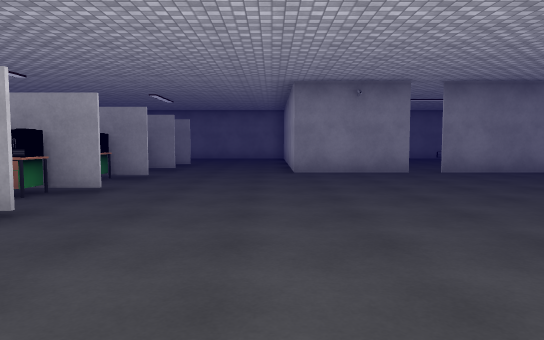
view 1 (above)

24 first-person views from a walk through a scene from a Unity 3-D project. The camera is 1.3 m above the floor, tilts 4° down and sees 70° across. The floor is counted in squares, 2 m on a side. Each view is taken from the middle of a square. On the plan, view 1 faces up. The plan holds only what a view shows up to about 11 squares ahead; the rest is blank. The place goes on beyond the plan. The player is left out. Some animated figures are not drawn. Some surface patterns are stand-ins.

view 2
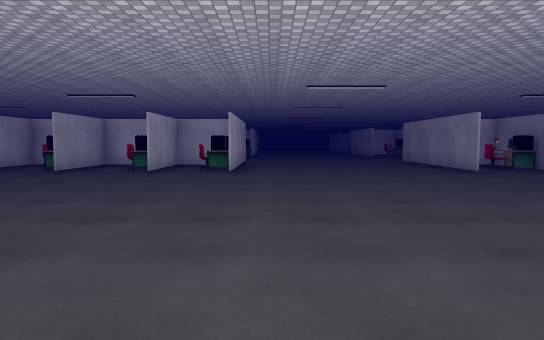

view 3
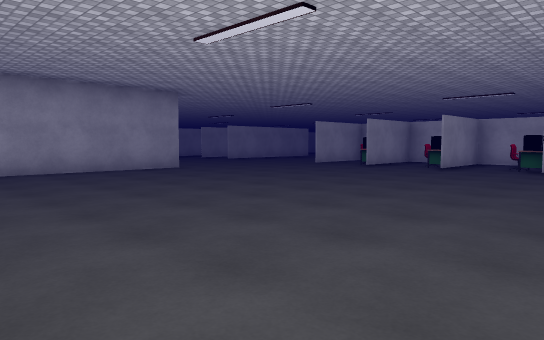

view 4
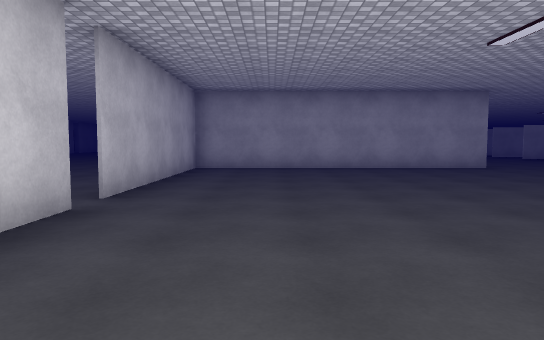

view 5
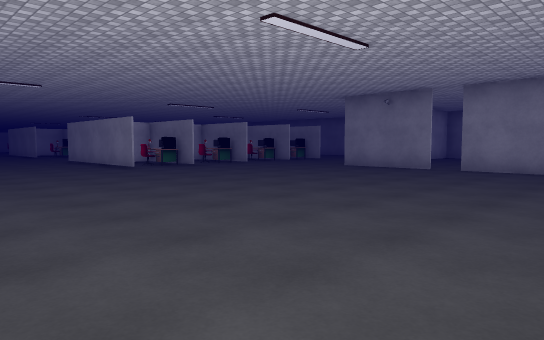

view 6
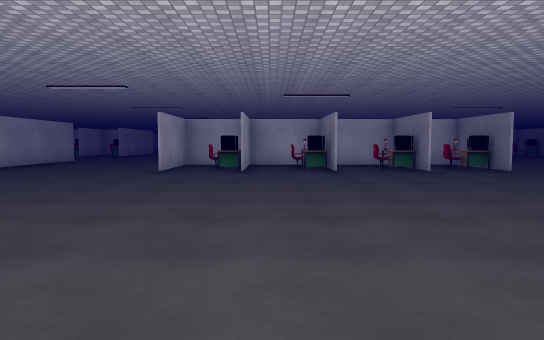

view 7
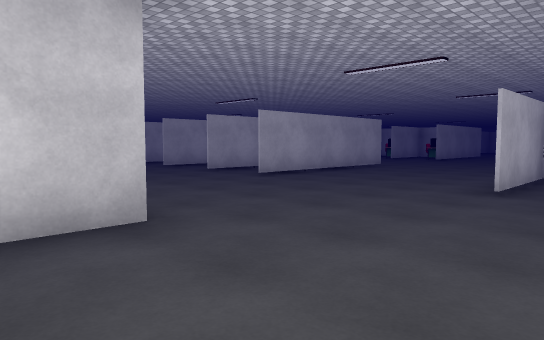

view 8
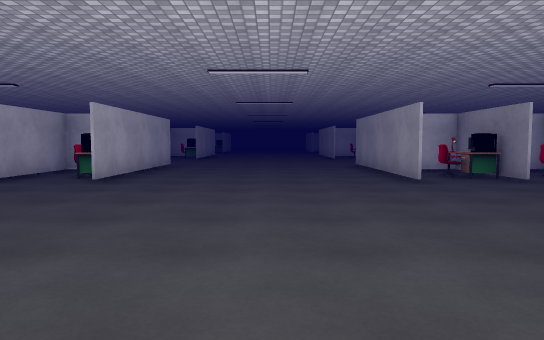

view 9
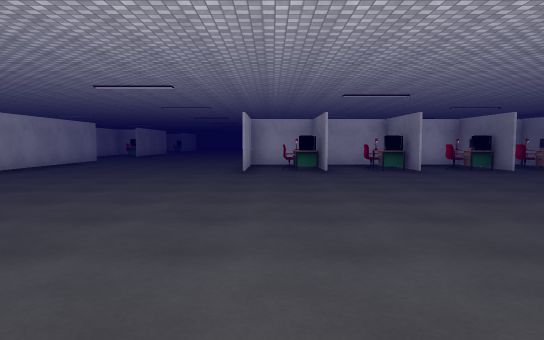

view 10
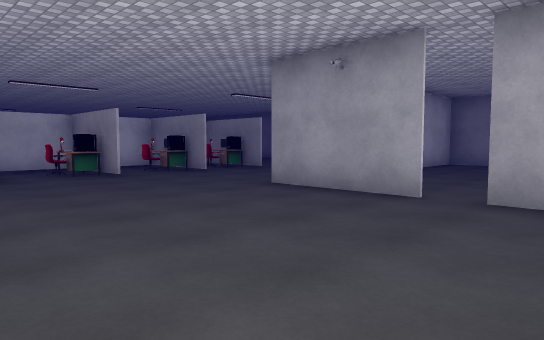

view 11
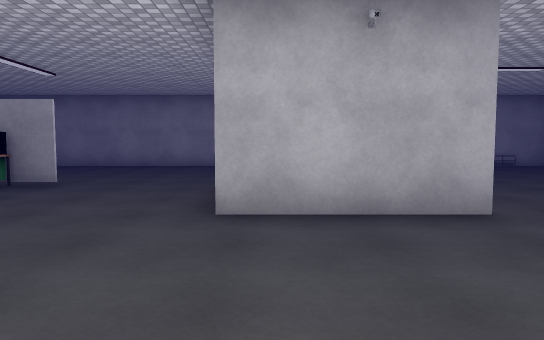

view 12
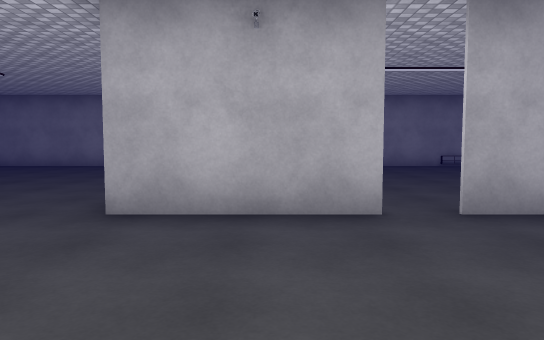

view 13
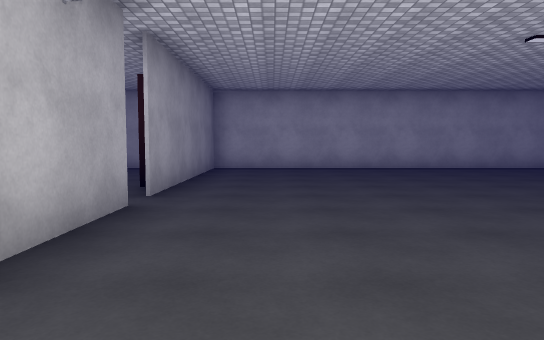

view 14
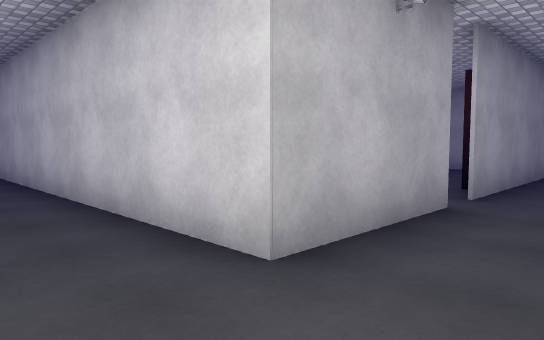

view 15
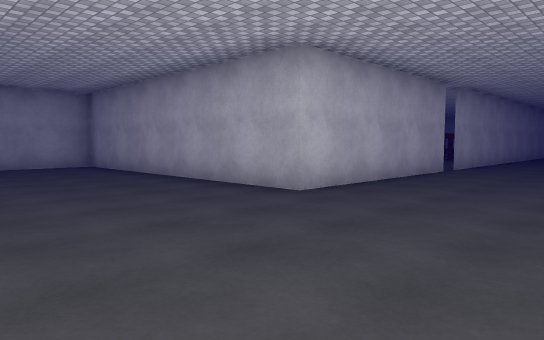

view 16
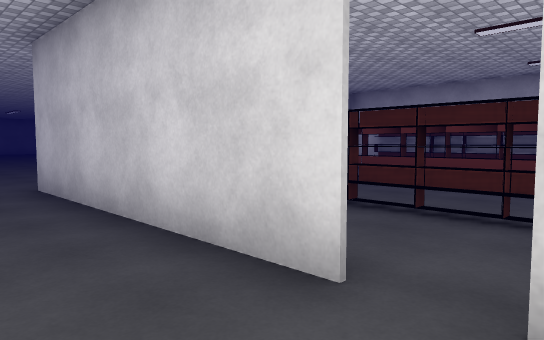

view 17
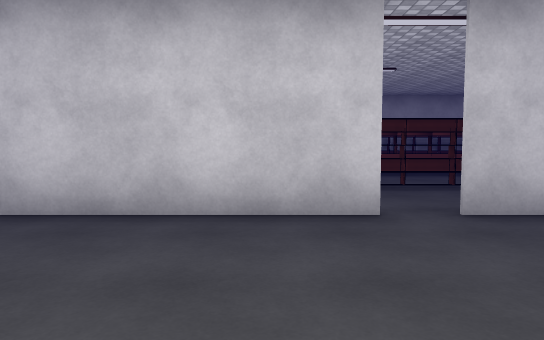

view 18
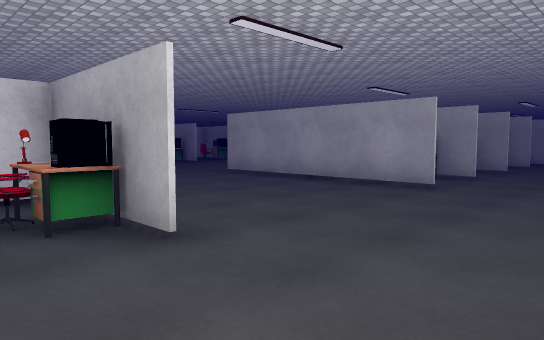

view 19
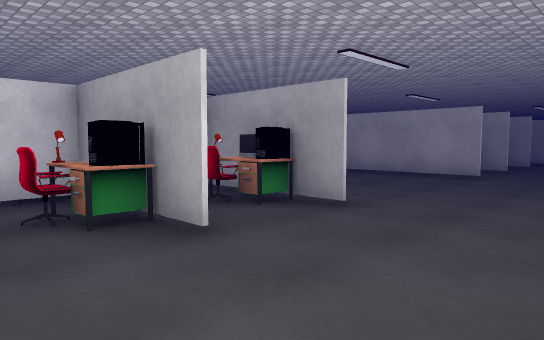

view 20
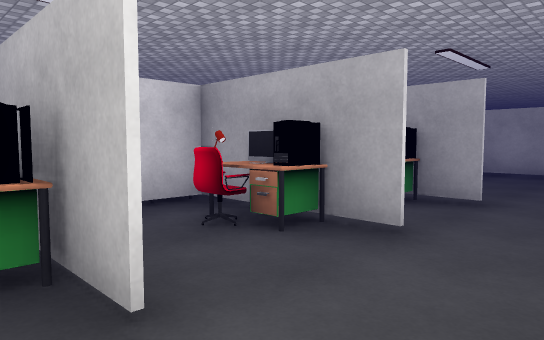

view 21
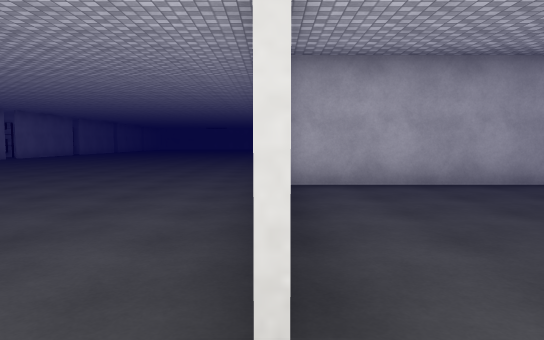

view 22
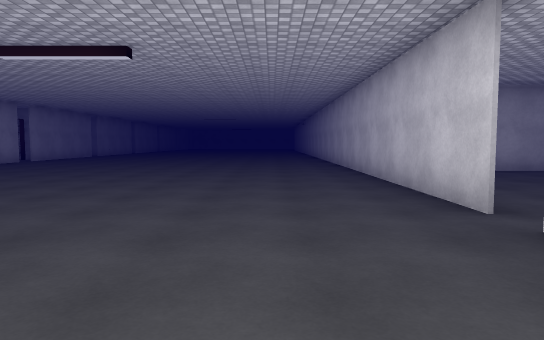

view 23
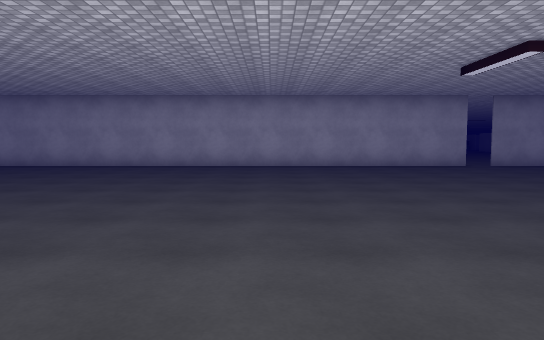

view 24
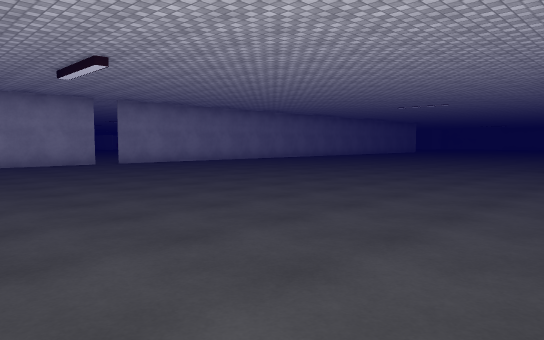

### Floor plan
Points are (right, up) in squares from view 1. A wall is a line through its corners. A room is listed if a view was taken in it or the views show most of it. See-through windows are left out.
Room 1 (views 1, 2, 3, 4, 5, 6, 7, 8, 9, 10, 11, 12, 13, 14, 15, 16, 17, 18, 19, 20, 21)
walls: (-4.7, -4.5) (-4.7, -5.5); (-4.8, 3.4) (-2.2, 3.4) (-7, 3.4); (-7.1, -1.9) (-6.4, -1.9); (-4.7, -6.5) (-4.7, -7.5); (9, 0) (9, 8.5); (-4.7, -9.4) (-2.2, -9.4) (-7, -9.4); (9, -4.9) (9, -3.8); (3.1, 8.5) (0.5, 8.5) (0.5, 15.5); (-3.6, 10.9) (-4.5, 10.9); (9, -11.5) (9, -5.5); (-7, -13.6) (-6.4, -13.6); (-3.9, -15.4) (-2.2, -15.4) (-4.8, -15.4); (1.5, -16) (1.5, -11) (9, -11); (-3.4, -17.4) (-2.2, -17.4) (-3.5, -17.4); (-0.5, 16) (-5.8, 16); (1.5, -18.5) (1.5, -16.6)
ways out: opening at (9, -5) to room 2; gap at (-7, 3)
objects: other object (-5, -16); chair (-4, -14); other object (-4, -8); other object (-4, -6); other object (-4, -4); chair (-4, 4); other object (-4, 5); chair (-4, 6); other object (-4, 7); chair (-4, 8); other object (-4, 10); computer (-3, -14); other object (-3, -13); other object (-3, -7); other object (-3, -5); other object (-3, -3); desk (-3, -2); other object (-3, -1); desk (-3, 4); other object (-3, 5); desk (-3, 7); other object (-3, 8); desk (-3, 9); chair (-3, 10); other object (-3, 11); other object (-2, -18); other object (-2, -16); other object (-2, -4); other object (-2, -2); other object (-2, 5); other object (-2, 7); other object (-2, 9)
Room 2 (views 22, 23, 24)
walls: (9, -3.2) (9, -4.9); (9, -5.5) (9, -11.5)
ways out: opening at (9, -5) to room 1
objects: shelf (3, -17) to (4, -17); shelf (3, -16) to (4, -16); shelf (3, -15) to (4, -15); shelf (4, -18); shelf (6, -18); other object (6, -17); shelf (6, -16); shelf (6, -15); shelf (6, -14); other object (6, -13); other object (9, -18); shelf (9, -15); shelf (9, -14); other object (9, -13); shelf (9, -12)

Positions as (right, up) in squares from view 1, and headings:
1: (0, 0), facing up
2: (6, -1), facing left
3: (7, -2), facing down-left
4: (7, -1), facing down
5: (7, -1), facing up-left
6: (6, -7), facing left
7: (3, -8), facing down-left
8: (4, 1), facing left
9: (6, 4), facing left
10: (5, 4), facing up-left
11: (1, 5), facing up
12: (2, 5), facing up
13: (-1, 7), facing right
14: (-1, 7), facing up-right
15: (-2, -7), facing down-right
16: (0, -17), facing up-right
17: (-2, -15), facing right
18: (0, -15), facing up-left
19: (0, -17), facing up-left
20: (-1, -18), facing up-left
21: (9, -5), facing down
22: (11, -2), facing down
23: (20, -11), facing left
24: (21, -10), facing up-left
